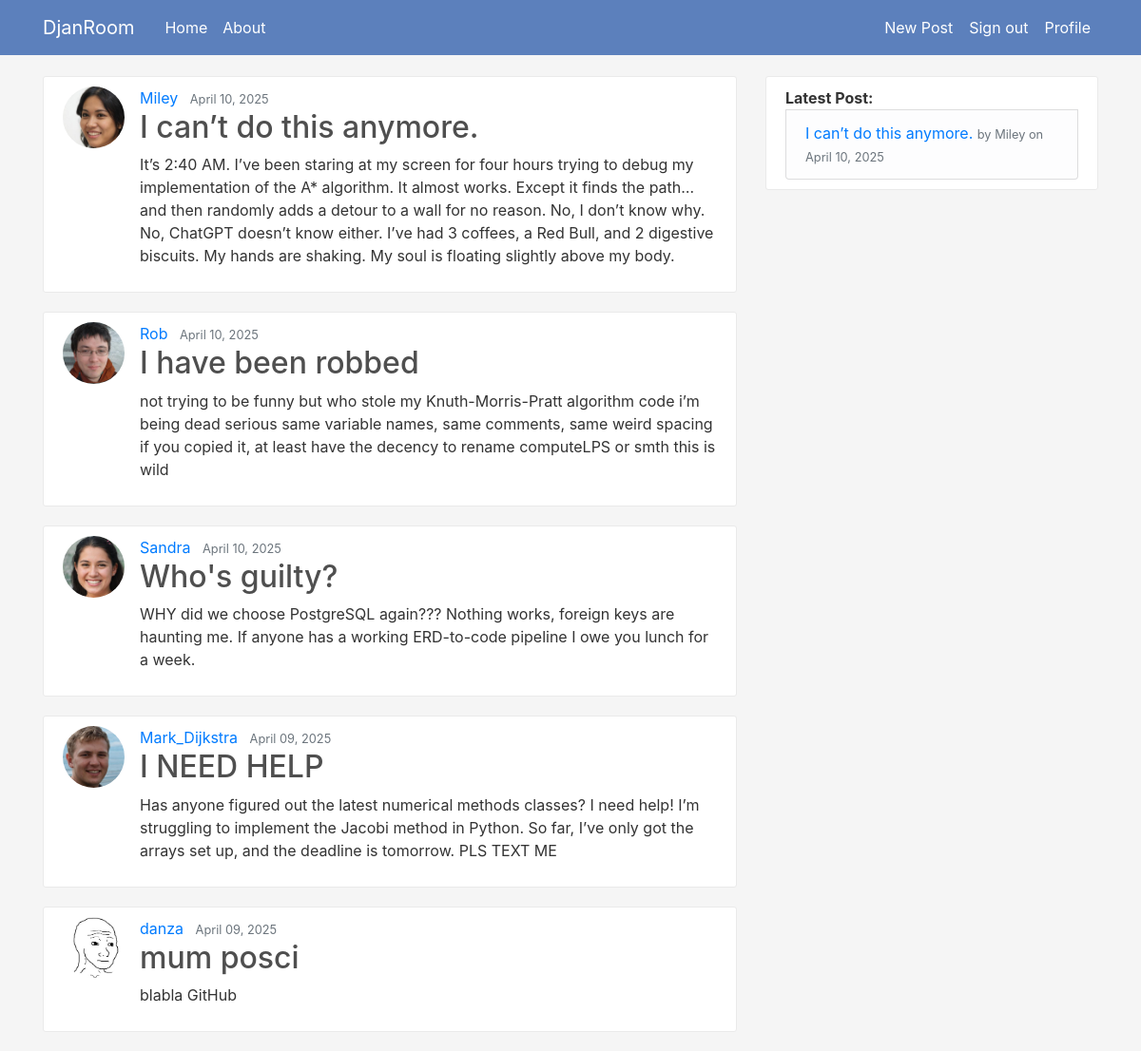
The app's page / (signed in) with its own data.
### blog/models.py (models this page shows, shortened)
class Post(models.Model):
    title = models.CharField(max_length=100)
    content = models.TextField()
    date_posted = models.DateTimeField(default=timezone.now)
    author = models.ForeignKey(User, on_delete=models.CASCADE)

### users/models.py (models this page shows, shortened)
class Profile(models.Model):
    user = models.OneToOneField(User, on_delete=models.CASCADE)
    image = models.ImageField(default='default.jpg', upload_to='profile_pics')

### blog/views.py (the view)
# urls.py: path('', PostListView.as_view(), name='blog-home'),
class PostListView(ListView):
    model = Post
    template_name = 'blog/home.html'
    context_object_name = 'posts'
    ordering = ['-date_posted']
    paginate_by = 5
    def get_context_data(self, **kwargs):
        context = super().get_context_data(**kwargs)
        context['latest_post'] = Post.objects.latest('date_posted')  # Fetch the latest post
        return context

### blog/context_processors.py (called while the page is built)
def latest_post(request):
    try:
        return {'latest_post': Post.objects.latest('date_posted')}
    except Post.DoesNotExist:
        return {'latest_post': None}

### blog/templates/blog/home.html
{% extends "blog/base.html"  %}
{% block content %}
    {% for post in posts %}
    <article class="media content-section">
        <img class="rounded-circle article-img" src="{{post.author.profile.image.url}}" >
        <div class="media-body">
          <div class="article-metadata">
            <a class="mr-2" href="#">{{ post.author }}</a>
            <small class="text-muted">{{ post.date_posted|date:"F d, Y" }}</small>
          </div>
          <h2><a class="article-title" href="{% url 'post-detail' post.id%}">{{ post.title }}</a></h2>
          <p class="article-content">{{ post.content }}</p>
        </div>
      </article>
    {% endfor %}
{% endblock content %}

### blog/templates/blog/base.html (shortened to what this page needs)
{% load static %}
<!DOCTYPE html>
<html>
<head>
    <link rel="stylesheet" href="https://cdn.jsdelivr.net/npm/bootstrap@4.0.0/dist/css/bootstrap.min.css">
    <link rel="stylesheet" type="text/css" href="{% static 'blog/main.css' %}?v=2">
</head>
<body>
    <header class="site-header">
        <nav class="navbar navbar-expand-md navbar-dark bg-steel fixed-top">          <div class="container">
            <a class="navbar-brand mr-4" href="{% url 'blog-home' %}">DjanRoom</a>
            <div class="collapse navbar-collapse" id="navbarToggle">
              <div class="navbar-nav mr-auto">
                <a class="nav-item nav-link" href="{% url 'blog-home' %}">Home</a>
                <a class="nav-item nav-link" href="{% url 'blog-about' %}">About</a>
              </div>
              <div class="navbar-nav d-flex align-items-center">
                {% if user.is_authenticated %}
                    <a class="nav-item nav-link" href="{% url 'post-create' %}">New Post</a>
                    <form id="logout-form" method="get" action="{% url 'logout-confirm' %}" class="d-inline">
                        <button class="nav-item nav-link btn btn-link" type="submit">Sign out</button>
                    </form>
                    <a class="nav-item nav-link" href="{% url 'profile' %}">Profile</a>
                {% else %}
                    <a class="nav-item nav-link" href="{% url 'login' %}">Login</a>
                    <a class="nav-item nav-link" href="{% url 'register' %}">Register</a>
                {% endif %}
            </div>
            </div>
          </div>
        </nav>
    </header>
    <main role="main" class="container">
        <div class="row">
          <div class="col-md-8">
            {% block content %}{% endblock %}
          </div>
          <div class="col-md-4">
            <div class="content-section">
                <strong>Latest Post:</strong>
                <li class="list-group-item list-group-item-light">
                  {% if latest_post %}
                    <a href="{% url 'post-detail' latest_post.pk %}">{{ latest_post.title }}</a>
                    <small class="text-muted">by {{ latest_post.author }} on {{ latest_post.date_posted|date:"F d, Y" }}</small>
                  {% else %}
                    No posts available.
                  {% endif %}
                </li>
            </div>
          </div>
        </div>
      </main>
</body>
</html>

### blog/static/blog/main.css (style rules this page uses)
body { background: #F5F5F5; color: #333333; margin-top: 5rem; }
.article-img { height: 65px; width: 65px; object-fit: cover; margin-right: 16px; border-radius: 50%; }
h1, h2, h3, h4, h5, h6 { color: #333333; }
.bg-steel { background-color: #5C80BC; }
.site-header .navbar-nav .nav-link { color: #FFFFFF; }
.content-section { background: #FFFFFF; padding: 10px 20px; border: 1px solid #EAEAEA; border-radius: 3px; margin-bottom: 20px; }
.article-title { color: #4F4F4F; }

### records on screen
Post: author.profile.image (picture), author "Miley", date_posted "April 10, 2025", title "I can’t do this anymore.", content "It’s 2:40 AM. I’ve been staring at my screen for four hours trying to debug my implementation of the A* algorithm. It almost works. Except it finds the path… and then randomly adds a detour to a wall for no reason. No, I don’t know why. No, ChatGPT doesn’t know either. I’ve had 3 coffees, a Red Bull, and 2 digestive biscuits. My hands are shaking. My soul is floating slightly above my body."
Post: author.profile.image (picture), author "Rob", date_posted "April 10, 2025", title "I have been robbed", content "not trying to be funny but who stole my Knuth-Morris-Pratt algorithm code i’m being dead serious same variable names, same comments, same weird spacing if you copied it, at least have the decency to rename computeLPS or smth this is wild"
Post: author.profile.image (picture), author "Sandra", date_posted "April 10, 2025", title "Who's guilty?", content "WHY did we choose PostgreSQL again??? Nothing works, foreign keys are haunting me. If anyone has a working ERD-to-code pipeline I owe you lunch for a week."
Post: author.profile.image (picture), author "Mark_Dijkstra", date_posted "April 09, 2025", title "I NEED HELP", content "Has anyone figured out the latest numerical methods classes? I need help! I’m struggling to implement the Jacobi method in Python. So far, I’ve only got the arrays set up, and the deadline is tomorrow. PLS TEXT ME"
Post: author.profile.image (placeholder picture), author "danza", date_posted "April 09, 2025", title "mum posci", content "blabla GitHub"
